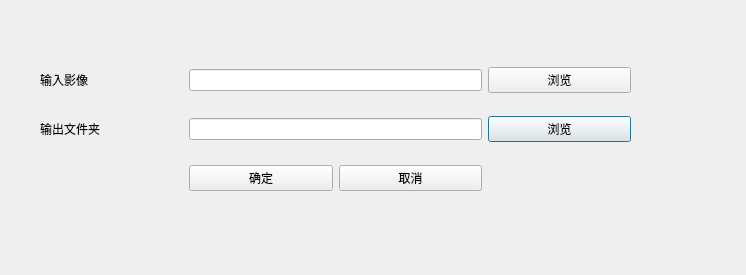
<?xml version="1.0" encoding="UTF-8"?>
<ui version="4.0">
 <class>DialogClassify</class>
 <widget class="QDialog" name="DialogClassify">
  <property name="geometry">
   <rect>
    <x>0</x>
    <y>0</y>
    <width>746</width>
    <height>275</height>
   </rect>
  </property>
  <property name="windowTitle">
   <string>地物分类</string>
  </property>
  <widget class="QWidget" name="layoutWidget">
   <property name="geometry">
    <rect>
     <x>40</x>
     <y>50</y>
     <width>591</width>
     <height>161</height>
    </rect>
   </property>
   <layout class="QGridLayout" name="gridLayout">
    <item row="1" column="1" colspan="2">
     <widget class="QLineEdit" name="lineEdit_outputDir"/>
    </item>
    <item row="1" column="3">
     <widget class="QPushButton" name="pushButton_outputDir">
      <property name="text">
       <string>浏览</string>
      </property>
     </widget>
    </item>
    <item row="1" column="0">
     <widget class="QLabel" name="label_3">
      <property name="text">
       <string>输出文件夹</string>
      </property>
     </widget>
    </item>
    <item row="0" column="3">
     <widget class="QPushButton" name="pushButton_inputImg">
      <property name="text">
       <string>浏览</string>
      </property>
     </widget>
    </item>
    <item row="0" column="0">
     <widget class="QLabel" name="label">
      <property name="text">
       <string>输入影像</string>
      </property>
     </widget>
    </item>
    <item row="0" column="1" colspan="2">
     <widget class="QLineEdit" name="lineEdit_inputImg"/>
    </item>
    <item row="2" column="1">
     <widget class="QPushButton" name="pushButtonOK">
      <property name="text">
       <string>确定</string>
      </property>
     </widget>
    </item>
    <item row="2" column="2">
     <widget class="QPushButton" name="pushButtonCancel">
      <property name="text">
       <string>取消</string>
      </property>
     </widget>
    </item>
   </layout>
  </widget>
 </widget>
 <resources/>
 <connections/>
</ui>
